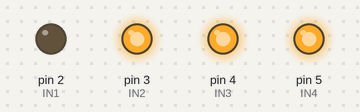
A sketch run on a simulated Arduino Uno, built with avr-gcc and run on an emulated ATmega328P. On the bench: output pins drawn as LEDs (lit = HIGH).

Above: at 0.5 s.
At 2.5 s:
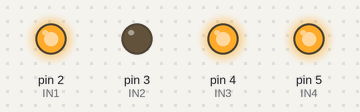
At 4.5 s:
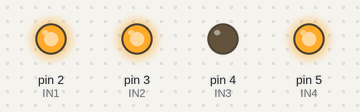
At 6.5 s:
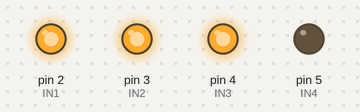
At 9.5 s:
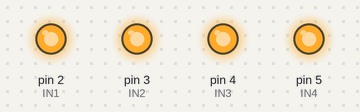
Timing chart, 0 to 10.4 s (numbered marks = the images above):
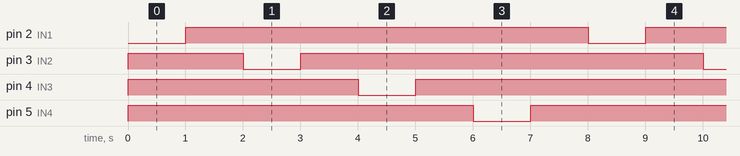

The sketch:

4_channel_relay_module.ino
```cpp
// This Code is Designed by Prince Kushwaha from COSM Electronics
// Define relay pin connections as IN1 to IN4
const int IN1 = 2;
const int IN2 = 3;
const int IN3 = 4;
const int IN4 = 5;

void setup() {
  // Initialize the relay pins as output
  pinMode(IN1, OUTPUT);
  pinMode(IN2, OUTPUT);
  pinMode(IN3, OUTPUT);
  pinMode(IN4, OUTPUT);

  // Start with all relays off
  digitalWrite(IN1, HIGH);
  digitalWrite(IN2, HIGH);
  digitalWrite(IN3, HIGH);
  digitalWrite(IN4, HIGH);
}

void loop() {
  // Turn each relay on for 1 second, then off for 1 second
  digitalWrite(IN1, LOW); // Turn relay IN1 on
  delay(1000);
  digitalWrite(IN1, HIGH); // Turn relay IN1 off
  delay(1000);

  digitalWrite(IN2, LOW); // Turn relay IN2 on
  delay(1000);
  digitalWrite(IN2, HIGH); // Turn relay IN2 off
  delay(1000);

  digitalWrite(IN3, LOW); // Turn relay IN3 on
  delay(1000);
  digitalWrite(IN3, HIGH); // Turn relay IN3 off
  delay(1000);

  digitalWrite(IN4, LOW); // Turn relay IN4 on
  delay(1000);
  digitalWrite(IN4, HIGH); // Turn relay IN4 off
  delay(1000);
}
```

Measured:
- by itself, pin 2 (IN1), pin 3 (IN2), pin 4 (IN3), pin 5 (IN4): alternates HIGH for 7.0 s and LOW for 1.0 s
- by itself, everything shown: repeats every 8.0 s, in 8 steps
